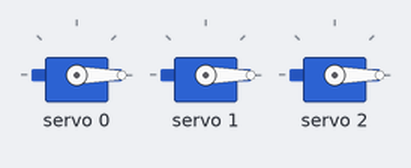
Bench run of a sketch on a simulated Arduino Uno, built with avr-gcc and run on an emulated ATmega328P. On the bench: 3 × servo.

Above: at 1.05 s.
At 3.05 s:
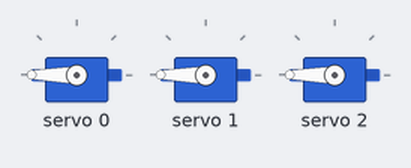
Timing chart, 0 to 5.7 s (numbered marks = the images above):
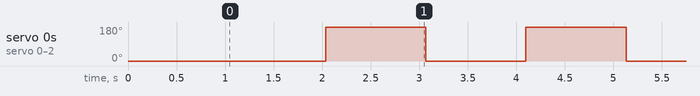

The sketch:

demo_servo_Arduino_2.ino.ino
```cpp
#include <Wire.h>
#include <Adafruit_PWMServoDriver.h>

// PCA9685のI2Cアドレスを指定 (2つ目のドライバ定義は不要なら削除)
Adafruit_PWMServoDriver pwm = Adafruit_PWMServoDriver(0x40);

// サーボのパルス幅と周波数を設定
#define SERVOMIN 102  // 最小パルス幅
#define SERVOMAX 491  // 最大パルス幅
#define SERVO_FREQ 50 // サーボ用の周波数 (通常は50Hz)

int Servo_Pin = 0;
int angle;

void setup() {
  Serial.begin(9600);

  // ドライバを初期化
  pwm.begin();
  // PWM周波数を設定
  pwm.setPWMFreq(SERVO_FREQ);

  delay(1000);
}

void loop() {

  angle = 0;
  angle = map(angle, 0, 180, SERVOMIN, SERVOMAX);

    // 3つのサーボ (チャンネル0, 1, 2) を同時に動かす
    pwm.setPWM(Servo_Pin, 0, angle);
    pwm.setPWM(1, 0, angle);
    pwm.setPWM(2, 0, angle);

    // 動作の速さを調整
    delay(30);

  // 180度の位置で1秒待機
  delay(1000);

  // 180度から0度へ移動
  angle = 180;
  angle = map(angle, 0, 180, SERVOMIN, SERVOMAX);

    // 3つのサーボを同時に動かす
    pwm.setPWM(0, 0, angle);
    pwm.setPWM(1, 0, angle);
    pwm.setPWM(2, 0, angle);

    delay(30);

  // 0度の位置で1秒待機
  delay(1000);
}
```

Measured:
- by itself, servo 0–2: alternates 180° for 1.0 s and 0° for 1.0 s
